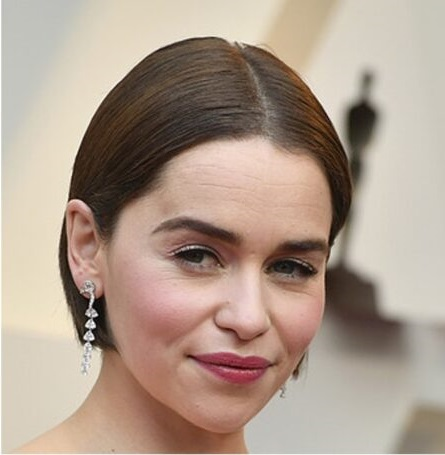
#> input picture face1.jpg, 445 x 455 px
$ python align_face.py
#> lines starting #> are read from the running program, lines starting #| are printed output that depends on the picture; after the words box and inside, x2 and y2 are one past the last pixel; in counts of white or black regions, pixels touching at a corner belong together
import cv2
import numpy as np

# Creating face_cascade and eye_cascade objects
faceCascade = cv2.CascadeClassifier(cv2.data.haarcascades + 'haarcascade_frontalface_default.xml')
eyeCascade = cv2.CascadeClassifier(cv2.data.haarcascades + 'haarcascade_eye.xml')
#smileCascade = cv2.CascadeClassifier(cv2.data.haarcascades + 'haarcascade_smile.xml')

while True:
    # Read the image file
    image = cv2.imread('face1.jpg');
#> image is the input picture: shape (455, 445, 3); mean B, G, R 141, 155.6, 174.4
    # Convert the image color to grayscale
    gray = cv2.cvtColor(image, cv2.COLOR_BGR2GRAY)
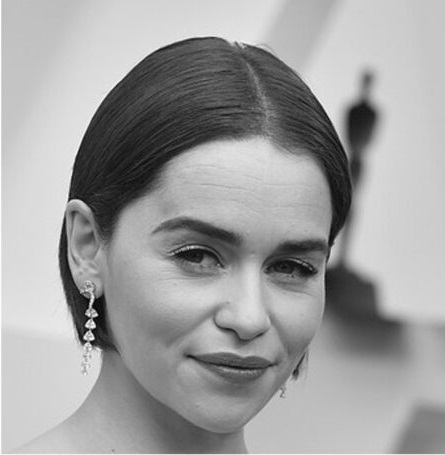
#> gray: shape (455, 445); min 0, max 254, mean 159.6
    # Creating variable faces
    faces = faceCascade.detectMultiScale(gray, 1.1, 4)
#> faces = [[106, 156, 272, 272]]
    # Defining and drawing the rectangle around the face
    for (x, y, w, h) in faces:
        cv2.rectangle(image, (x, y), (x + w, y + h), (0, 255, 0), 3)
#> this loop made 1 pass
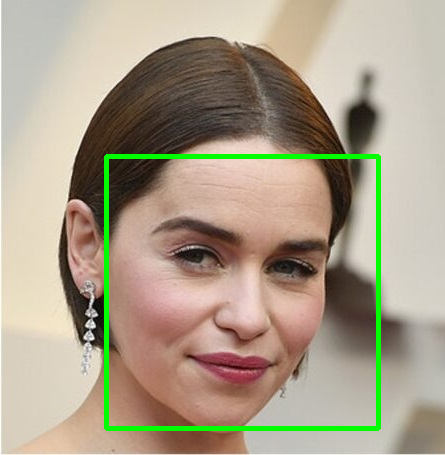
#> image: shape (455, 445, 3); 2.68% of pixels changed, all inside (x1, y1, x2, y2) = (104, 154, 381, 431)

    # Creating two regions of interest
    roi_gray = gray[y:(y + h), x:(x + w)]
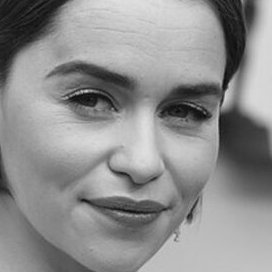
#> roi_gray: shape (272, 272); min 9, max 225, mean 142.4
    roi_color = image[y:(y + h), x:(x + w)]

    # created a for loop to segment one eye from another.
    # stored coordinates of the first and second eye
    # in eye_1 variable and eye_2  variables, respectively.

    # Creating variable eyes
    eyes = eyeCascade.detectMultiScale(roi_gray, 1.1, 4)
#> eyes = [[153, 80, 63, 63], [55, 61, 77, 77]]
    index = 0
    # Creating for loop in order to divide one eye from another
    for (ex, ey, ew, eh) in eyes:
        if index == 0:
            eye_1 = (ex, ey, ew, eh)
        elif index == 1:
            eye_2 = (ex, ey, ew, eh)
        # Drawing rectangles around the eyes
        cv2.rectangle(roi_color, (ex, ey), (ex + ew, ey + eh), (0, 0, 255), 3)
        index = index + 1
#> this loop made 2 passes
#> (ex, ey, ew, eh, index) on passes 1 to 2: (153, 80, 63, 63, 1), (55, 61, 77, 77, 2)
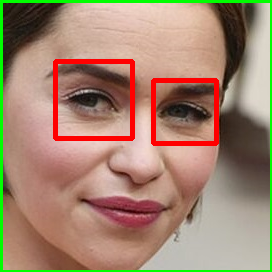
#> roi_color: shape (272, 272, 3); mean B, G, R 111.4, 133.4, 162.7
#> after the loop, index = 2

    # differentiating between left_eye and right_eye
    # by looking at the figure that smaller eye will be our left_eye.
    if eye_1[0] < eye_2[0]:
        left_eye = eye_1
        right_eye = eye_2
    else:
        left_eye = eye_2
#> left_eye = (55, 61, 77, 77)
        right_eye = eye_1
#> right_eye = (153, 80, 63, 63)

    # Note that index 0 refers to x coordinate, index 1 refers to y coordinate,
    # index 2 refers to rectangle width, and finally index 3 refers to rectangle height.

    # Calculating coordinates of a central points of the rectangles
    left_eye_center = (int(left_eye[0] + (left_eye[2] / 2)), int(left_eye[1] + (left_eye[3] / 2)))
#> left_eye_center = (93, 99)
    left_eye_x = left_eye_center[0]
#> left_eye_x = 93
    left_eye_y = left_eye_center[1]
#> left_eye_y = 99

    right_eye_center = (int(right_eye[0] + (right_eye[2] / 2)), int(right_eye[1] + (right_eye[3] / 2)))
#> right_eye_center = (184, 111)
    right_eye_x = right_eye_center[0]
#> right_eye_x = 184
    right_eye_y = right_eye_center[1]
#> right_eye_y = 111

    cv2.circle(roi_color, left_eye_center, 5, (255, 0, 0), -1)
#> roi_color: shape (272, 272, 3); 0.11% of pixels changed, all inside (x1, y1, x2, y2) = (88, 94, 99, 105)
    cv2.circle(roi_color, right_eye_center, 5, (255, 0, 0), -1)
    cv2.line(roi_color, right_eye_center, left_eye_center, (0, 200, 200), 3)

    # draw a horizontal line and calculate the angle between that line
    # and the line that connects two central points of the eyes.
    # the goal is to rotate the image based on this angle

    if left_eye_y > right_eye_y:
        A = (right_eye_x, left_eye_y)
        # Integer -1 indicates that the image will rotate in the clockwise direction
        direction = -1
    else:
        A = (left_eye_x, right_eye_y)
#> A = (93, 111)
        # Integer 1 indicates that image will rotate in the counter clockwise
        # direction
        direction = 1

    cv2.circle(roi_color, A, 5, (255, 0, 0), -1)
#> roi_color: shape (272, 272, 3); mean B, G, R 111.6, 134.1, 163

    cv2.line(roi_color, right_eye_center, left_eye_center, (0, 200, 200), 3)
    cv2.line(roi_color, left_eye_center, A, (0, 200, 200), 3)
    cv2.line(roi_color, right_eye_center, A, (0, 200, 200), 3)
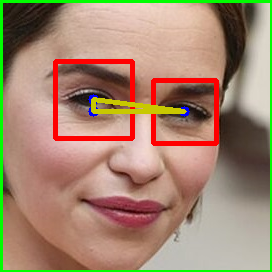
#> roi_color: shape (272, 272, 3); mean B, G, R 111, 134.8, 163.4

    # To calculate the angle, need to find the length of two legs of a right triangle.
    # Then find the required angle
    delta_x = right_eye_x - left_eye_x
#> delta_x = 91
    delta_y = right_eye_y - left_eye_y
#> delta_y = 12
    angle = np.arctan(delta_y / delta_x)
#> angle = 0.131
    angle = (angle * 180) / np.pi
#> angle = 7.51

    # to convert the result in degree, we need to multiply our angle θ with 180 and then divide it by π.
    # Width and height of the image
    h, w = image.shape[:2]
#> h = 455; w = 445
    # Calculating a center point of the image
    # Integer division "//"" ensures that we receive whole numbers
    center = (w // 2, h // 2)
#> center = (222, 227)
    # Defining a matrix M and calling
    # cv2.getRotationMatrix2D method
    M = cv2.getRotationMatrix2D(center, (angle), 1.0)
#> M = [[0.991, 0.131, -27.77], [-0.131, 0.991, 30.97]]
    # Applying the rotation to our image using the
    # cv2.warpAffine method
    rotated = cv2.warpAffine(image, M, (w, h))
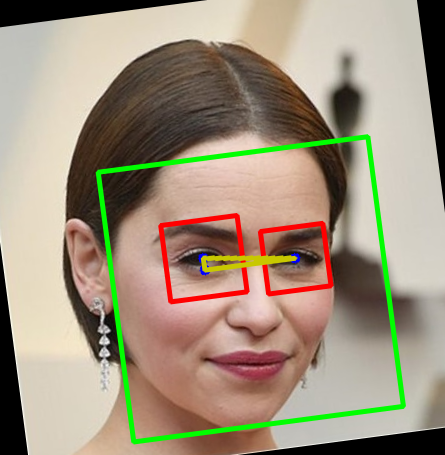
#> rotated: shape (455, 445, 3); mean B, G, R 125.7, 146.4, 160.1
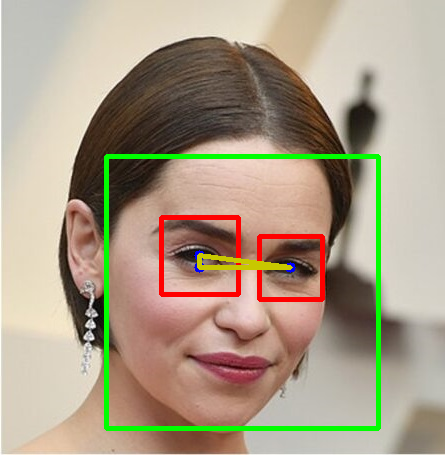
#> image: shape (455, 445, 3); 1.82% of pixels changed, all inside (x1, y1, x2, y2) = (159, 215, 325, 302)

    # Display the image
    cv2.imshow('Face Detection', rotated)

    # Press the escape button to terminate the code
    if cv2.waitKey(10) == 27:
#> (key Esc is pressed here)
        break

cv2.destroyAllWindows()

$ run again, with emily.jpg copied over face1.jpg
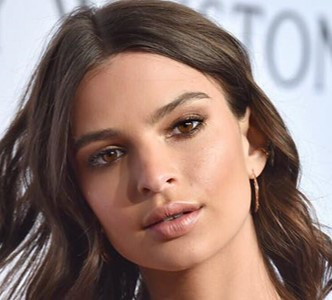
#> input picture emily.jpg, 332 x 300 px
#> image is the input picture: shape (300, 332, 3); mean B, G, R 113.2, 120.1, 143.5
#> faces = [[45, 52, 219, 219]]
#> the loop `for (x, y, w, h) in faces:` made 1 pass
#> eyes = [[41, 82, 45, 45], [112, 48, 52, 52]]
#> the loop `for (ex, ey, ew, eh) in eyes:` made 2 passes
#> (ex, ey, ew, eh, index) on passes 1 to 2: (41, 82, 45, 45, 1), (112, 48, 52, 52, 2)
#> after the loop `for (ex, ey, ew, eh) in eyes:`:
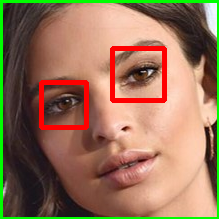
#> roi_color: shape (219, 219, 3); mean B, G, R 88.6, 114.7, 149.7
#> after the loop `for (ex, ey, ew, eh) in eyes:`: index = 2
#> left_eye = (41, 82, 45, 45)
#> right_eye = (112, 48, 52, 52)
#> left_eye_center = (63, 104)
#> left_eye_x = 63
#> left_eye_y = 104
#> right_eye_center = (138, 74)
#> right_eye_x = 138
#> right_eye_y = 74
#> A = (138, 104)
#> delta_x = 75
#> delta_y = -30
#> `angle = np.arctan(delta_y / delta_x)`: angle = -0.381
#> `angle = (angle * 180) / np.pi`: angle = -21.8
#> M = [[0.928, -0.371, 67.58], [0.371, 0.928, -50.92]]
#> `rotated = cv2.warpAffine(image, M, (w, h))`:
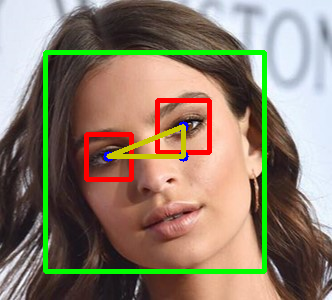
#> image: shape (300, 332, 3); mean B, G, R 107.5, 126.3, 141
